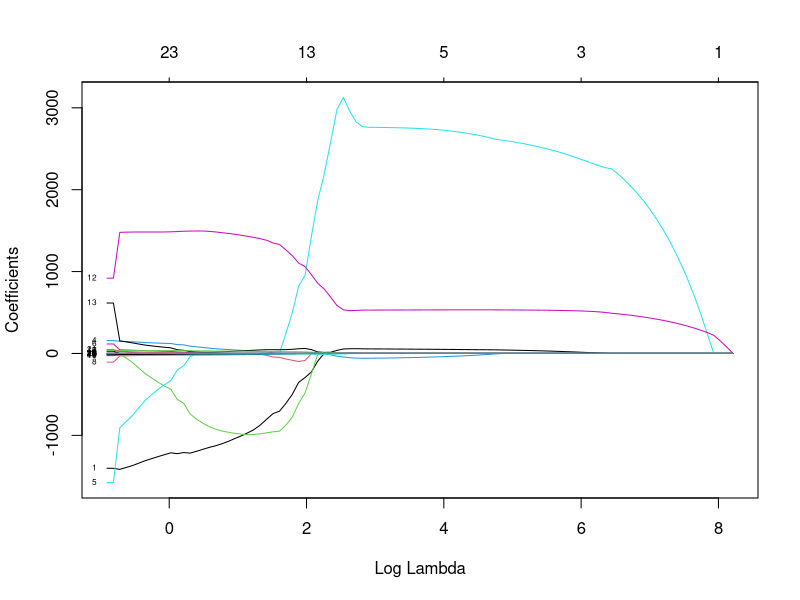
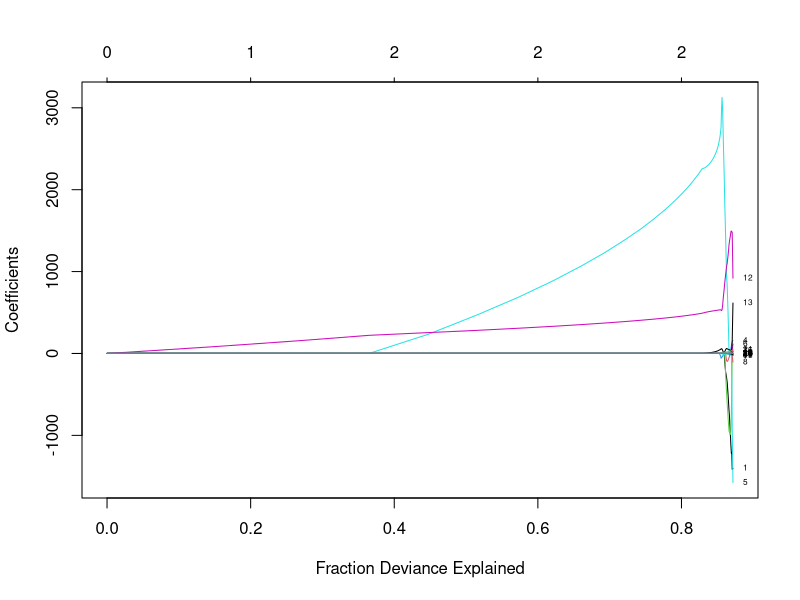

Here is the R script that generated these plots, in order:
library(tidyverse)
library(rio)
library(glmnet)

# маленькое упражнение
# мнк = lasso при lambda = 0
model <- lm(data = diamonds, 
        price ~ x * y * z * table * carat)
summary(model)


# lasso
# первый шаг технический
# отдельно выделим зависимую переменную
# и матрицу всех предикторов
y <- diamonds$price
X <- model.matrix(data = diamonds, 
        ~ 0 + x * y * z * table * carat)

# число столбцов в X
ncol(X)

lasso <- glmnet(X, y)
lasso

# на глаз:
# при 3х коэффициентах получаем долю
# объяснённной дисперсии 0.85
# при максимальной 0.87
# lambda = 130
coef(lasso, s = 130)

plot(lasso, 
    label = TRUE, 
    xvar = "lambda")
plot(lasso, 
     label = TRUE, 
     xvar = "dev")

lasso_cv <- cv.glmnet(X, y)
lasso_cv

# лямбда найденное с помощью кросс-валидации
lasso_cv$lambda.min

# лассо регрессия с этим лямбда
coef(lasso_cv, s = lasso_cv$lambda.min)

lasso_cv$lambda.1se
